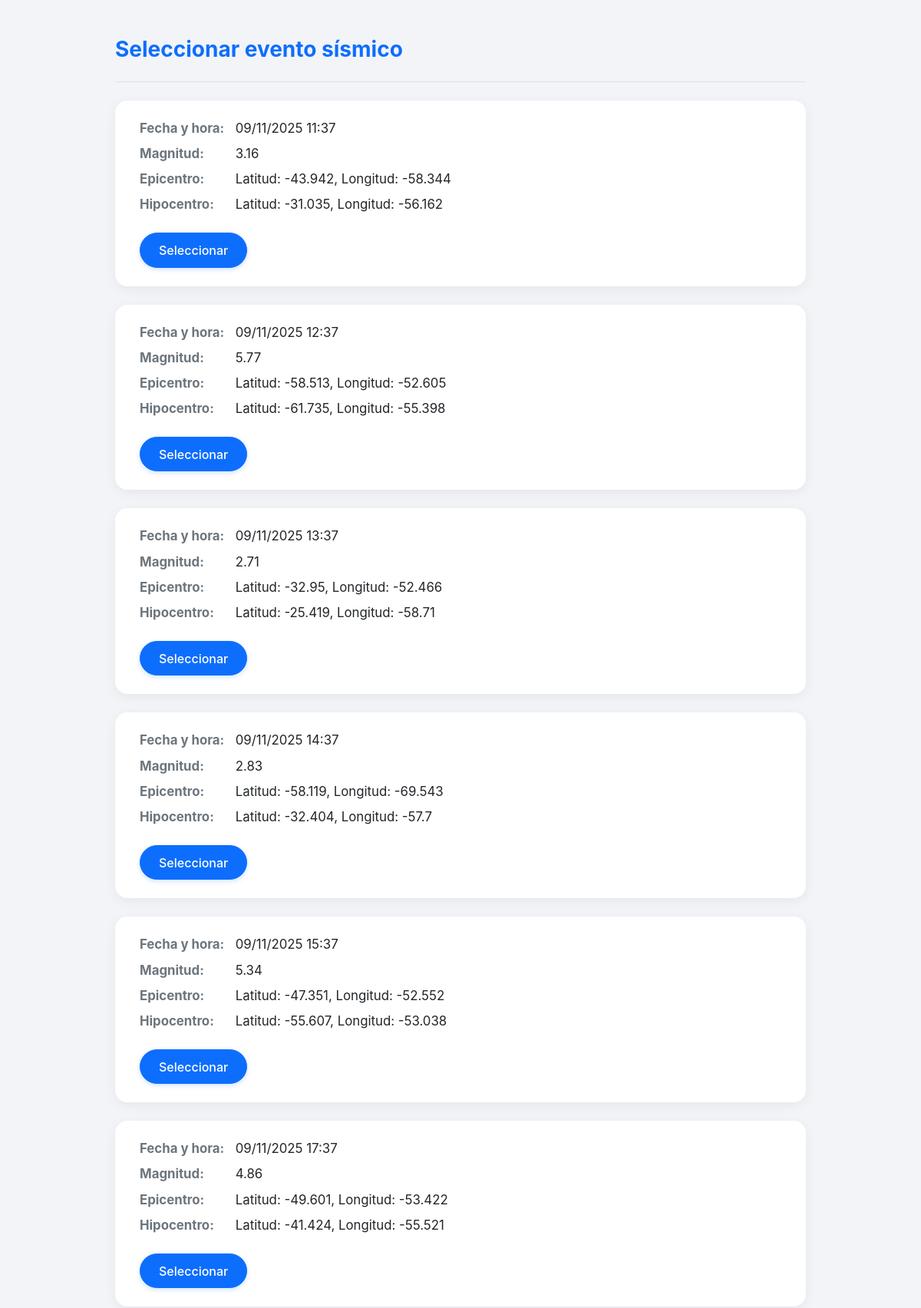
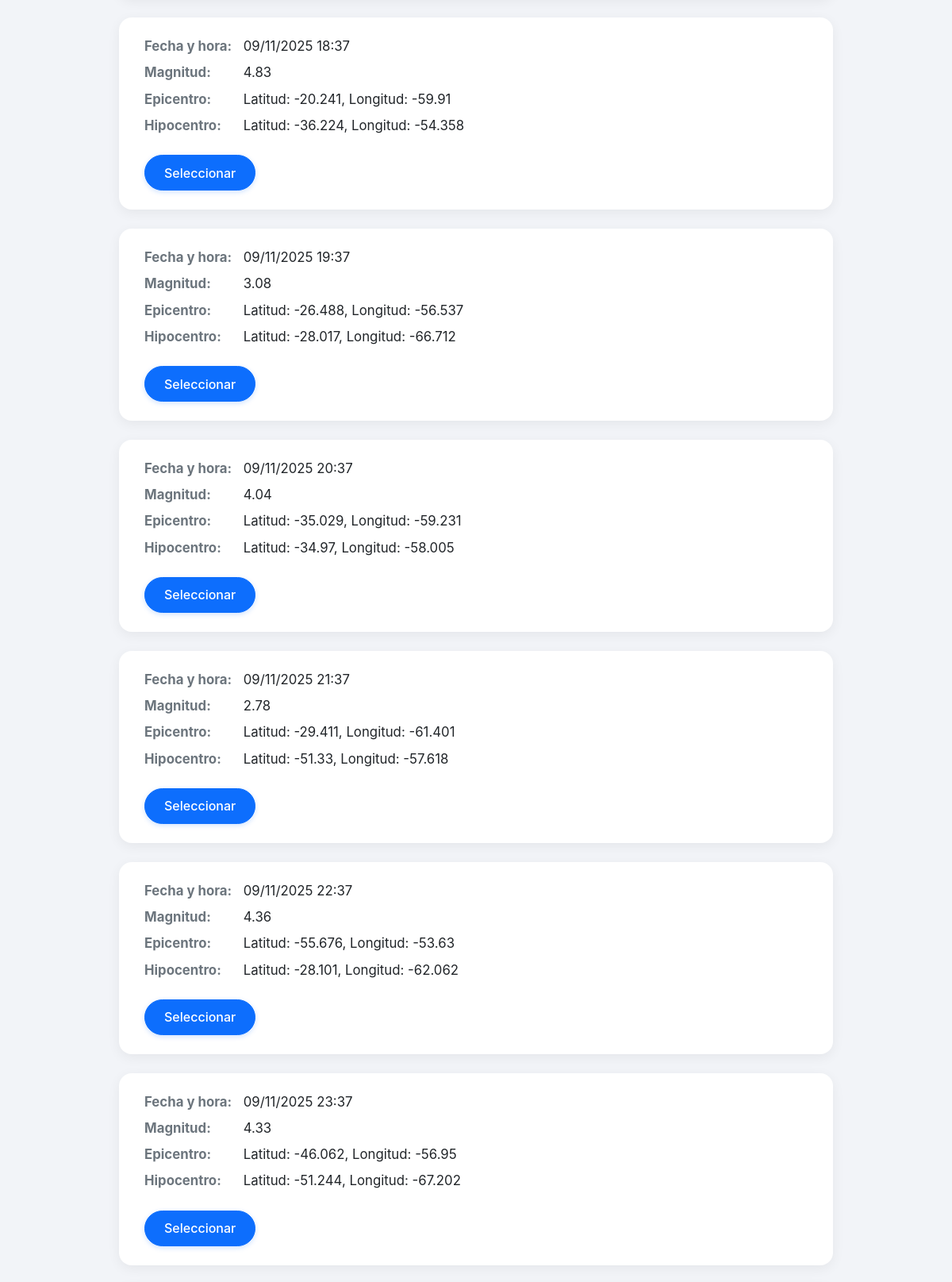
/eventos (upper part), run on the app's committed database (2 pictures, top to bottom).
### database/models.py (models this page shows)
class EventoSismicoModel(Base):
    __tablename__ = "eventos_sismicos"
    id = Column(Integer, primary_key=True, autoincrement=True)
    fecha_hora_ocurrencia = Column(DateTime, nullable=False)
    fecha_hora_fin = Column(DateTime, nullable=True)
    latitud_epicentro = Column(Float, nullable=False)
    longitud_epicentro = Column(Float, nullable=False)
    latitud_hipocentro = Column(Float, nullable=False)
    longitud_hipocentro = Column(Float, nullable=False)
    valor_magnitud = Column(Float, nullable=False)
    estado_actual_id = Column(Integer, ForeignKey("estados.id"), nullable=False)
    estado_actual = relationship("EstadoModel", back_populates="eventos_actuales", foreign_keys=[estado_actual_id])
    clasificacion_id = Column(Integer, ForeignKey("clasificaciones_sismo.id"), nullable=False)
    magnitud_id = Column(Integer, ForeignKey("magnitudes_richter.id"), nullable=True)
    origen_generacion_id = Column(Integer, ForeignKey("origenes_generacion.id"), nullable=False)
    alcance_sismo_id = Column(Integer, ForeignKey("alcances_sismo.id"), nullable=False)
    clasificacion = relationship("ClasificacionSismoModel", back_populates="eventos_sismicos")
    magnitud = relationship("MagnitudRichterModel", back_populates="eventos_sismicos")
    origen_generacion = relationship("OrigenDeGeneracionModel", back_populates="eventos_sismicos")
    alcance_sismo = relationship("AlcanceSismoModel", back_populates="eventos_sismicos")
    cambios_estado = relationship(
        "CambioEstadoModel",
        back_populates="evento_sismico",
        cascade="all, delete-orphan",
        order_by="CambioEstadoModel.fecha_hora_inicio.desc()"
    )
    series_temporales = relationship(
        "SerieTemporalModel",
        back_populates="evento_sismico",
        cascade="all, delete-orphan"
    )

### main.py (the view)
@app.route('/eventos')
def eventos():
    eventos = pantalla.opcRegistrarResultadoRevisionManual()
    print(f"[LOG] Mostrando eventos autodetectados y pendientes de revisión: {len(eventos)} eventos")
    return render_template('seleccionar_evento.html', eventos=eventos)

### controllers/GestorRevisionEventoSismico.py (called while the page is built)
    def opcRegistrarResultadoRevisionManual(self):
        self.obtenerUsuarioLogueado()
        return self.buscarEventosAutoDetectados()

    def buscarEventosAutoDetectados(self):
        self.eventosSismicosAutoDetectados = []
        eventos_auto = self.evento_repo.get_by_estado("AutoDetectado")
        self.eventosSismicosAutoDetectados.extend(eventos_auto)
        eventos_pendientes = self.evento_repo.get_by_estado("PendienteDeRevision")
        self.eventosSismicosAutoDetectados.extend(eventos_pendientes)
        print(f"LOG: Eventos encontrados desde BD: {len(self.eventosSismicosAutoDetectados)}")
        self.ordenarPorFechaYHora(self.eventosSismicosAutoDetectados)
        self.pantallaRevision.mostrarYSolicitarSeleccionEvento(self.eventosSismicosAutoDetectados)

    def ordenarPorFechaYHora(self, eventosSismicos: list[EventoSismico]):
        n = len(eventosSismicos)
        for i in range(n - 1):
            for j in range(i + 1, n):
                if (eventosSismicos[i].getFechaHoraOcurrencia()) > (eventosSismicos[j].getFechaHoraOcurrencia()):
                    eventosSismicos[i], eventosSismicos[j] = eventosSismicos[j], eventosSismicos[i]

    def obtenerUsuarioLogueado(self):
        if not self.sesionActiva:
            usuario = self.usuario_repo.get_by_nombre_usuario("juan.gonzález")
            if usuario:
                self.sesionActiva = Sesion(datetime.now(), usuario)
                self.usuarioActivo = usuario.getEmpleado()
                print(f"LOG: Usuario activo: {self.usuarioActivo.getNombre()} {self.usuarioActivo.getApellido()}")
            else:
                print("ERROR: No se encontró usuario de prueba en la BD")
        else:
            self.usuarioActivo = self.sesionActiva.getUsuarioActivo().getEmpleado()

### database/repositories.py (called while the page is built)
def nombre_estado_to_instance(nombre_clase: str):
    estado_class = ESTADO_CLASS_MAP.get(nombre_clase)
    if estado_class is None:
        raise ValueError(f"Estado desconocido: {nombre_clase}")
    return estado_class()

    def get_by_estado(self, nombre_estado: str) -> List[EventoSismico]:
        from database.models import EstadoModel
        eventos_model = self.db.query(EventoSismicoModel).join(
            EstadoModel, EventoSismicoModel.estado_actual_id == EstadoModel.id
        ).filter(EstadoModel.nombre == nombre_estado).all()
        return [self._materialize(em) for em in eventos_model]

### entities/Empleado.py (called while the page is built)
    def getApellido(self):
        return self.__apellido

    def getNombre(self):
        return self.__nombre

### templates/seleccionar_evento.html (shortened to what this page needs)
<!DOCTYPE html>
<html lang="es">
<head>
  <link href="https://cdn.jsdelivr.net/npm/bootstrap@5.3.0/dist/css/bootstrap.min.css" rel="stylesheet" />
</head>
<body class="py-5">
  <div class="form-wrapper">
    <div class="mb-4 border-bottom pb-3">
      <h2 class="page-title"> Seleccionar evento sísmico</h2>
    </div>
    {% for evento in eventos %}
    <div class="card-evento mb-4">
      <form method="POST" action="/eventos/evento">
        <div><strong>Fecha y hora:</strong> {{ evento.getFechaHoraOcurrencia().strftime('%d/%m/%Y %H:%M') }}</div>
        <div><strong>Magnitud:</strong> {{ evento.getValorMagnitud() }}</div>
        <div><strong>Epicentro:</strong> Latitud: {{ evento.getLatitudEpicentro() }}, Longitud: {{ evento.getLongitudEpicentro() }}</div>
        <div><strong>Hipocentro:</strong> Latitud: {{ evento.getLatitudHipocentro() }}, Longitud: {{ evento.getLongitudHipocentro() }}</div>
        <button type="submit" class="btn btn-primary btn-select mt-3">Seleccionar</button>
      </form>
    </div>
    {% endfor %}
  </div>
</body>
</html>

### templates/seleccionar_evento.html (style rules this page uses)
body { background-color: #f2f4f8; font-family: 'Inter', 'Segoe UI', Tahoma, Geneva, Verdana, sans-serif; }
.page-title { font-size: 1.75rem; font-weight: 700; color: #0d6efd; }
.card-evento { background-color: #ffffff; border-radius: 1rem; padding: 1.5rem 2rem; box-shadow: 0 4px 16px rgba(0, 0, 0, 0.06); transition: transform 0.2s ease, box-shadow 0.2s ease; }
.card-evento div { margin-bottom: 0.5rem; font-size: 1.05rem; }
.card-evento strong { color: #6c757d; min-width: 120px; display: inline-block; }
.btn-select { padding: 0.6rem 1.5rem; border-radius: 2rem; font-weight: 500; font-size: 1rem; box-shadow: 0 2px 6px rgba(13, 110, 253, 0.2); }
.form-wrapper { max-width: 900px; margin: 0 auto; }

### data on the page
EventoSismicoModel: getFechaHoraOcurrencia "09/11/2025 11:37", getValorMagnitud "3.16", getLatitudEpicentro "-43.942", getLongitudEpicentro "-58.344", getLatitudHipocentro "-31.035", getLongitudHipocentro "-56.162"
EventoSismicoModel: getFechaHoraOcurrencia "09/11/2025 12:37", getValorMagnitud "5.77", getLatitudEpicentro "-58.513", getLongitudEpicentro "-52.605", getLatitudHipocentro "-61.735", getLongitudHipocentro "-55.398"
EventoSismicoModel: getFechaHoraOcurrencia "09/11/2025 13:37", getValorMagnitud "2.71", getLatitudEpicentro "-32.95", getLongitudEpicentro "-52.466", getLatitudHipocentro "-25.419", getLongitudHipocentro "-58.71"
EventoSismicoModel: getFechaHoraOcurrencia "09/11/2025 14:37", getValorMagnitud "2.83", getLatitudEpicentro "-58.119", getLongitudEpicentro "-69.543", getLatitudHipocentro "-32.404", getLongitudHipocentro "-57.7"
EventoSismicoModel: getFechaHoraOcurrencia "09/11/2025 15:37", getValorMagnitud "5.34", getLatitudEpicentro "-47.351", getLongitudEpicentro "-52.552", getLatitudHipocentro "-55.607", getLongitudHipocentro "-53.038"
EventoSismicoModel: getFechaHoraOcurrencia "09/11/2025 17:37", getValorMagnitud "4.86", getLatitudEpicentro "-49.601", getLongitudEpicentro "-53.422", getLatitudHipocentro "-41.424", getLongitudHipocentro "-55.521"
EventoSismicoModel: getFechaHoraOcurrencia "09/11/2025 18:37", getValorMagnitud "4.83", getLatitudEpicentro "-20.241", getLongitudEpicentro "-59.91", getLatitudHipocentro "-36.224", getLongitudHipocentro "-54.358"
EventoSismicoModel: getFechaHoraOcurrencia "09/11/2025 19:37", getValorMagnitud "3.08", getLatitudEpicentro "-26.488", getLongitudEpicentro "-56.537", getLatitudHipocentro "-28.017", getLongitudHipocentro "-66.712"
EventoSismicoModel: getFechaHoraOcurrencia "09/11/2025 20:37", getValorMagnitud "4.04", getLatitudEpicentro "-35.029", getLongitudEpicentro "-59.231", getLatitudHipocentro "-34.97", getLongitudHipocentro "-58.005"
EventoSismicoModel: getFechaHoraOcurrencia "09/11/2025 21:37", getValorMagnitud "2.78", getLatitudEpicentro "-29.411", getLongitudEpicentro "-61.401", getLatitudHipocentro "-51.33", getLongitudHipocentro "-57.618"
EventoSismicoModel: getFechaHoraOcurrencia "09/11/2025 22:37", getValorMagnitud "4.36", getLatitudEpicentro "-55.676", getLongitudEpicentro "-53.63", getLatitudHipocentro "-28.101", getLongitudHipocentro "-62.062"
EventoSismicoModel: getFechaHoraOcurrencia "09/11/2025 23:37", getValorMagnitud "4.33", getLatitudEpicentro "-46.062", getLongitudEpicentro "-56.95", getLatitudHipocentro "-51.244", getLongitudHipocentro "-67.202"
